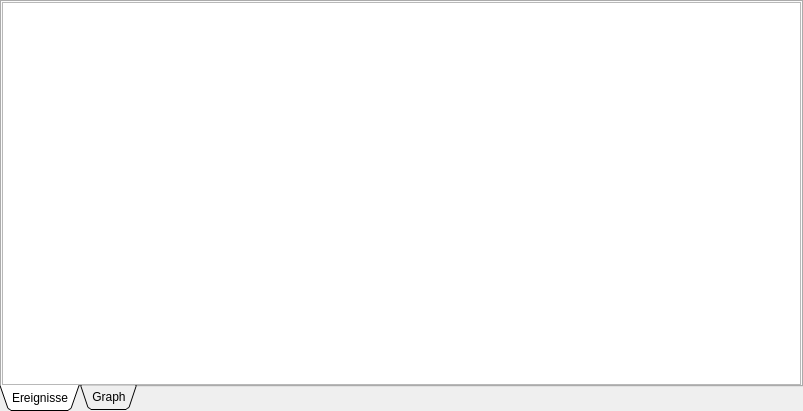
<?xml version="1.0" encoding="UTF-8"?>
<ui version="4.0">
 <class>QGameFlowViewerClass</class>
 <widget class="QDockWidget" name="QGameFlowViewerClass">
  <property name="geometry">
   <rect>
    <x>0</x>
    <y>0</y>
    <width>803</width>
    <height>411</height>
   </rect>
  </property>
  <property name="windowTitle">
   <string>QGameFlowViewer</string>
  </property>
  <widget class="QTabWidget" name="tabWidgetEvents">
   <property name="tabPosition">
    <enum>QTabWidget::South</enum>
   </property>
   <property name="tabShape">
    <enum>QTabWidget::Triangular</enum>
   </property>
   <property name="currentIndex">
    <number>0</number>
   </property>
   <widget class="QWidget" name="tab">
    <attribute name="title">
     <string>Ereignisse</string>
    </attribute>
    <layout class="QHBoxLayout" name="horizontalLayout">
     <property name="margin">
      <number>0</number>
     </property>
     <item>
      <widget class="QTextEdit" name="textEditLog"/>
     </item>
    </layout>
   </widget>
   <widget class="QWidget" name="tab_2">
    <attribute name="title">
     <string>Graph</string>
    </attribute>
    <layout class="QVBoxLayout" name="verticalLayout">
     <property name="margin">
      <number>0</number>
     </property>
     <item>
      <widget class="QGraphicsView" name="graphicsViewGraph"/>
     </item>
    </layout>
   </widget>
  </widget>
 </widget>
 <layoutdefault spacing="6" margin="11"/>
 <resources/>
 <connections/>
</ui>
